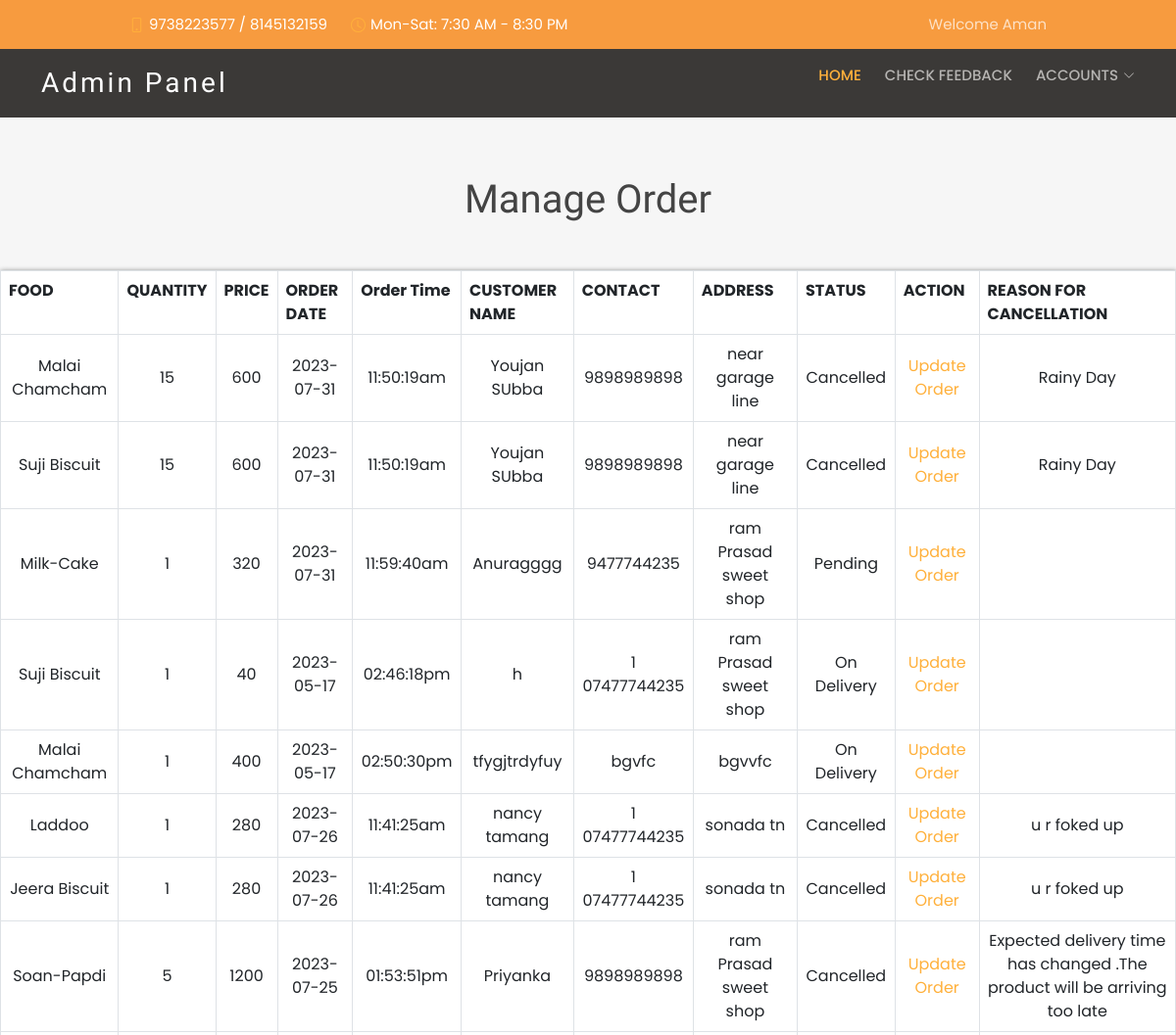
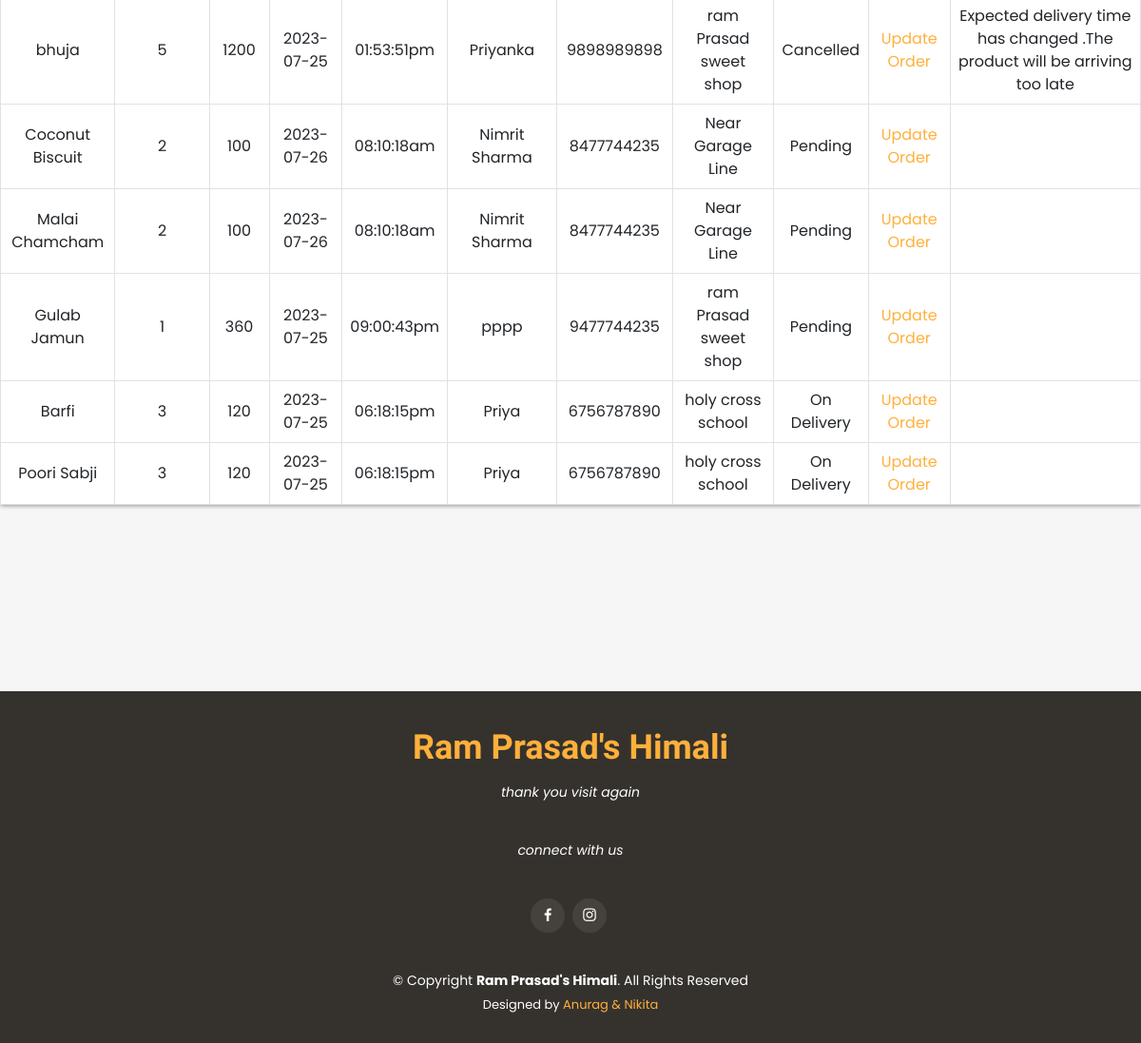
Screenshot of /foodordermanage.php (signed in) with the database file from the repository (2 pictures, top to bottom).
### tables this page shows
CREATE TABLE IF NOT EXISTS `inventory` (
  `id` int NOT NULL AUTO_INCREMENT,
  `cid` int NOT NULL,
  `category` varchar(30) NOT NULL,
  `item_Name` varchar(30) NOT NULL,
  `quantity` int NOT NULL DEFAULT '0',
  `price` varchar(30) NOT NULL,
  `price_for` varchar(50) NOT NULL,
  `image` varchar(1024) DEFAULT NULL,
  `description` varchar(30) NOT NULL,
  `specials` int NOT NULL,
  PRIMARY KEY (`id`)
);

CREATE TABLE IF NOT EXISTS `checkout` (
  `id` int NOT NULL AUTO_INCREMENT,
  `pid` varchar(50) NOT NULL,
  `cid` int NOT NULL,
  `prod_id` varchar(6) NOT NULL,
  `quantity` varchar(6) NOT NULL,
  `o_date` varchar(34) NOT NULL,
  `time` varchar(10) NOT NULL,
  `UserName` varchar(50) NOT NULL,
  `home` varchar(50) NOT NULL,
  `town_city` varchar(50) NOT NULL,
  `phone_no` varchar(50) NOT NULL,
  `email` varchar(50) NOT NULL,
  `pincode` int NOT NULL,
  `status` int NOT NULL,
  `reason` varchar(400) NOT NULL,
  `price` int NOT NULL,
  PRIMARY KEY (`id`)
);

### foodordermanage.php (the view, shortened to what this page needs)
<!DOCTYPE html>
<html lang="en">
<head>
  <link href="assets/vendor/animate.css/animate.min.css" rel="stylesheet">
  <link href="assets/vendor/bootstrap/css/bootstrap.min.css" rel="stylesheet">
  <link href="assets/vendor/bootstrap-icons/bootstrap-icons.css" rel="stylesheet">
  <link href="assets/vendor/boxicons/css/boxicons.min.css" rel="stylesheet">
  <link href="assets/vendor/glightbox/css/glightbox.min.css" rel="stylesheet">
  <link href="assets/vendor/swiper/swiper-bundle.min.css" rel="stylesheet">
  <link rel="stylesheet" href="assets/css/invoice.css">
  <link href="assets/css/style.css" rel="stylesheet">
</head>
<body>
<?php
include("templets/adminnav.php");
?>
      <?php if(isset( $_SESSION["logged_in"])){ ?>
      	<?php
include("conn.php");
$products_sql = "SELECT * from inventory INNER JOIN checkout ON checkout.prod_id = inventory.id";
$products_result = mysqli_query($conn,$products_sql);
$rows = mysqli_fetch_all($products_result,MYSQLI_ASSOC);
?>
    <section>
        <h1 class="text-center">Manage Order</h1>
        <br><br>
            <table class="table table-bordered">
                        <tr>
                            <th >FOOD</th>
                            <th>QUANTITY </th>
                            <th>PRICE</th>
                            <th>ORDER DATE</th>
                            <th>Order Time</th>
                            <th>CUSTOMER NAME</th>
                            <th>CONTACT</th>
                            <th>ADDRESS</th>
                            <th>STATUS</th>
                            <th>ACTION</th>
                            <th>REASON FOR CANCELLATION</th>
                        </tr>
                        <?php foreach($rows as $row):?>
                        <tr>
                            <td><?php echo $row['item_Name']?></td>
                            <td><?php echo $row['quantity']?></td>
                            <td><?php echo $row['price']?></td>
                            <td><?php echo $row['o_date']?></td>
                            <td><?php echo $row['time']?></td>
                            <td><?php echo $row['UserName']?></td>
                            <td><?php echo $row['phone_no']?></td>
                            <td><?php echo $row['home']?></td>
                            <td><?php if($row['status'] == 0){
								echo "Pending";
								}elseif($row['status'] == 1){
									echo "On Delivery";
									}elseif($row['status'] == 2){
									echo "Delivered";
									}elseif($row['status'] == 3){
									echo "Cancelled";
									}?></td>
							<td><a href="updateorder.php?pid=<?php echo $row['pid']?>">Update Order </a></td>
                            <td><?php echo $row['reason']?></td>
                        </tr>
                        <?php endforeach; ?>
            </table>
    </section>
        </body>
        <?php }else{ ?>
<?php echo "not login" ?>
<?php header("Location: login.php") ?>
 <?php }  ?>
 <?php
		 include("templets/footer.php");
		 ?>
</html>

### assets/css/invoice.css (style rules this page uses)
body { background-color: #F6F6F6; margin: 0; padding: 0; }
h1,h2,h3,h4,h5,h6 { margin: 0; padding: 0; }
table { background-color: #fff; width: 100%; border-collapse: collapse; }
table td { vertical-align: middle !important; text-align: center; }
table th, table td { padding-top: 08px; padding-bottom: 08px; }
.table-bordered { box-shadow: 0px 0px 5px 0.5px gray; }
.table-bordered td, .table-bordered th { border: 1px solid #dee2e6; }

### assets/css/style.css (style rules this page uses)
body { font-family: "Poppins", sans-serif; color: #444444; }
a { text-decoration: none; color: #ffb03b; }
h1, h2, h3, h4, h5, h6 { font-family: "Satisfy", sans-serif; }
section { padding: 60px 0; }

### rows the page displays
inventory: item_Name "Malai Chamcham", checkout.quantity "15", checkout.price "600", checkout.o_date "2023-07-31", checkout.time "11:50:19am", checkout.UserName "Youjan SUbba", checkout.phone_no "9898989898", checkout.home "near garage line", shows "Cancelled", checkout.reason "Rainy Day", checkout.quantity "1", checkout.price "400", checkout.o_date "2023-05-17", checkout.time "02:50:30pm", checkout.UserName "tfygjtrdyfuy", checkout.phone_no "bgvfc", checkout.home "bgvvfc", checkout.quantity "2", checkout.price "100", checkout.o_date "2023-07-26", checkout.time "08:10:18am", checkout.UserName "Nimrit Sharma", checkout.phone_no "8477744235", checkout.home "Near Garage Line"
inventory: item_Name "Suji Biscuit", checkout.quantity "15", checkout.price "600", checkout.o_date "2023-07-31", checkout.time "11:50:19am", checkout.UserName "Youjan SUbba", checkout.phone_no "9898989898", checkout.home "near garage line", shows "Cancelled", checkout.reason "Rainy Day", checkout.quantity "1", checkout.price "40", checkout.o_date "2023-05-17", checkout.time "02:46:18pm", checkout.UserName "h", checkout.phone_no "1 07477744235", checkout.home "ram Prasad sweet shop"
inventory: item_Name "Milk-Cake", checkout.quantity "1", checkout.price "320", checkout.o_date "2023-07-31", checkout.time "11:59:40am", checkout.UserName "Anuragggg", checkout.phone_no "9477744235", checkout.home "ram Prasad sweet shop", shows "Pending"
inventory: item_Name "Laddoo", checkout.quantity "1", checkout.price "280", checkout.o_date "2023-07-26", checkout.time "11:41:25am", checkout.UserName "nancy tamang", checkout.phone_no "1 07477744235", checkout.home "sonada tn", shows "Cancelled", checkout.reason "u r foked up"
inventory: item_Name "Jeera Biscuit", checkout.quantity "1", checkout.price "280", checkout.o_date "2023-07-26", checkout.time "11:41:25am", checkout.UserName "nancy tamang", checkout.phone_no "1 07477744235", checkout.home "sonada tn", shows "Cancelled", checkout.reason "u r foked up"
inventory: item_Name "Soan-Papdi", checkout.quantity "5", checkout.price "1200", checkout.o_date "2023-07-25", checkout.time "01:53:51pm", checkout.UserName "Priyanka", checkout.phone_no "9898989898", checkout.home "ram Prasad sweet shop", shows "Cancelled", checkout.reason "Expected delivery time has changed .The product will be arriving too late"
inventory: item_Name "bhuja", checkout.quantity "5", checkout.price "1200", checkout.o_date "2023-07-25", checkout.time "01:53:51pm", checkout.UserName "Priyanka", checkout.phone_no "9898989898", checkout.home "ram Prasad sweet shop", shows "Cancelled", checkout.reason "Expected delivery time has changed .The product will be arriving too late"
inventory: item_Name "Coconut Biscuit", checkout.quantity "2", checkout.price "100", checkout.o_date "2023-07-26", checkout.time "08:10:18am", checkout.UserName "Nimrit Sharma", checkout.phone_no "8477744235", checkout.home "Near Garage Line", shows "Pending"
inventory: item_Name "Gulab Jamun", checkout.quantity "1", checkout.price "360", checkout.o_date "2023-07-25", checkout.time "09:00:43pm", checkout.UserName "pppp", checkout.phone_no "9477744235", checkout.home "ram Prasad sweet shop", shows "Pending"
inventory: item_Name "Barfi", checkout.quantity "3", checkout.price "120", checkout.o_date "2023-07-25", checkout.time "06:18:15pm", checkout.UserName "Priya", checkout.phone_no "6756787890", checkout.home "holy cross school", shows "On Delivery"
inventory: item_Name "Poori Sabji", checkout.quantity "3", checkout.price "120", checkout.o_date "2023-07-25", checkout.time "06:18:15pm", checkout.UserName "Priya", checkout.phone_no "6756787890", checkout.home "holy cross school", shows "On Delivery"

### other values shown
$_SESSION["firstName"] "Aman"
